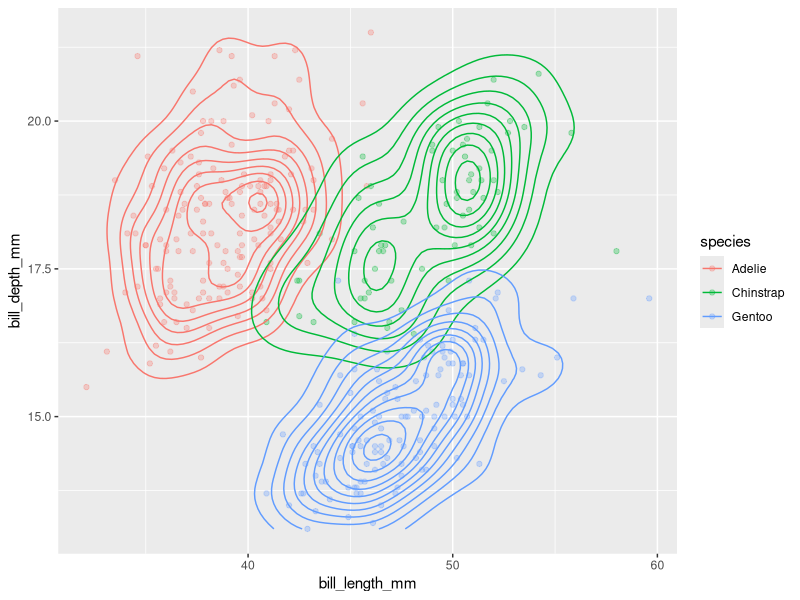
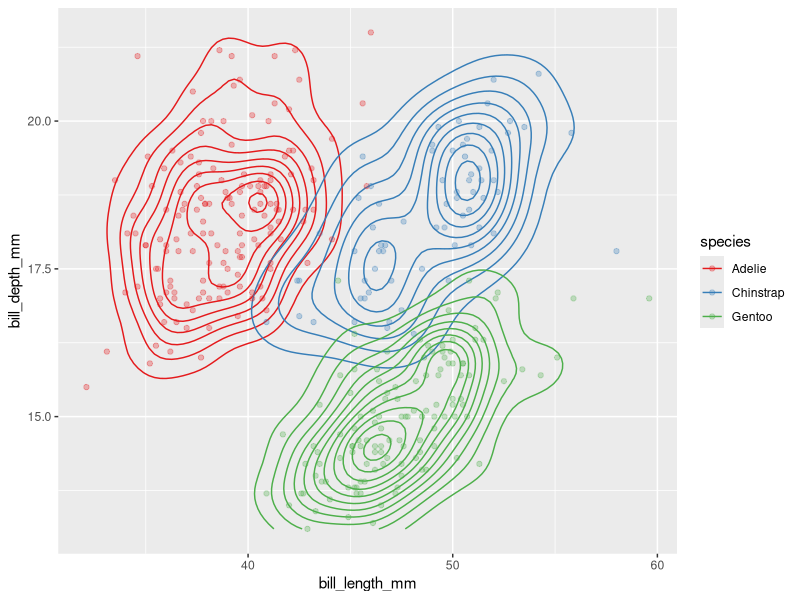

Reproduce these figures in R, in order.

            library(ggplot2)
            library(palmerpenguins)
            built_answer <- tryCatch(
                {
                    set.seed(42)
                    ggplot(penguins, aes(x = bill_length_mm, y = bill_depth_mm, colour = species)) + geom_point(alpha = 0.3) + geom_density_2d()
                    suppressWarnings(
                        if (!file.exists("/sandbox/figures/bill-length_bill-depth_scatter_2d_density_answer.png")) {
                            ggsave(
                                width = 3,
                                height = 3,
                                "/sandbox/figures/bill-length_bill-depth_scatter_2d_density_answer.png"
                            )
                        }
                    )
                    suppressWarnings(
                        ggplot_build(last_plot())
                    )
                },
                error = function(e) {
                    'ERROR'
                }
            )
            built_submission <- tryCatch(
                {
                    set.seed(42)
                    ggplot(penguins, aes(x = bill_length_mm, y = bill_depth_mm, color = species)) +
  geom_density_2d() +
  geom_point(alpha = 0.3) +
  scale_color_brewer(palette = "Set1")
                    suppressWarnings(
                        ggsave(
                            width = 3,
                            height = 3,
                            "figures/bill-length_bill-depth_scatter_2d_density_submission_ministral.png"
                        )
                    )
                    suppressWarnings(
                        ggplot_build(last_plot())
                    )
                },
                error = function(e) {
                    'ERROR'
                }
            )
            cat(isTRUE(all.equal(built_answer, built_submission)))
        
